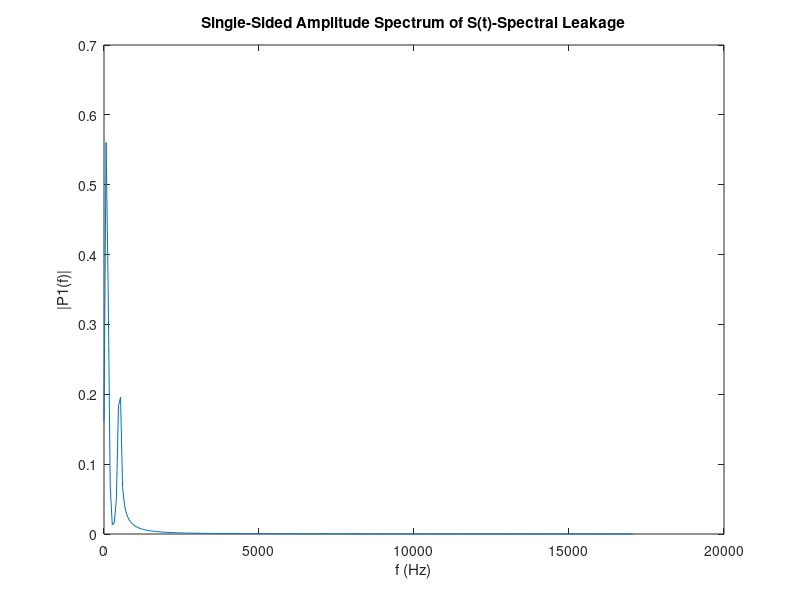

The MATLAB source for this figure:
Fs = 34133;            % Sampling frequency                    
T = 1/Fs;              % Sampling period       
L = 1024;              % Length of signal
t = (0:L-1)*T;         % Time vector

freq1 = 100;
freq2 = 500;
S = (0.7*sin(2*pi*freq1*t))+(0.3*sin(2*pi*(freq2)*t));
plot(S);
pause;

%FFT
Y = fft(S);
P2 = abs(Y/L);
P1 = P2(1:L/2+1);
P1(2:end-1) = 2*P1(2:end-1);
f = Fs*(0:(L/2))/L;

plot(f,P1) 
title('Single-Sided Amplitude Spectrum of S(t)')
xlabel('f (Hz)')
ylabel('|P1(f)|')
pause;

%observer spectral leakage for signal covering non int number cycles in
%sampled period
L = 512;               % Length of signal
t = (0:L-1)*T;         % Time vector

freq1 = 100;
freq2 = 500;
S = (0.7*sin(2*pi*freq1*t))+(0.3*sin(2*pi*(freq2)*t));
plot(S);
pause;

%FFT
Y = fft(S);
P2 = abs(Y/L);
P1 = P2(1:L/2+1);
P1(2:end-1) = 2*P1(2:end-1);
f = Fs*(0:(L/2))/L;

plot(f,P1) 
title('Single-Sided Amplitude Spectrum of S(t)-Spectral Leakage')
xlabel('f (Hz)')
ylabel('|P1(f)|')
pause;

